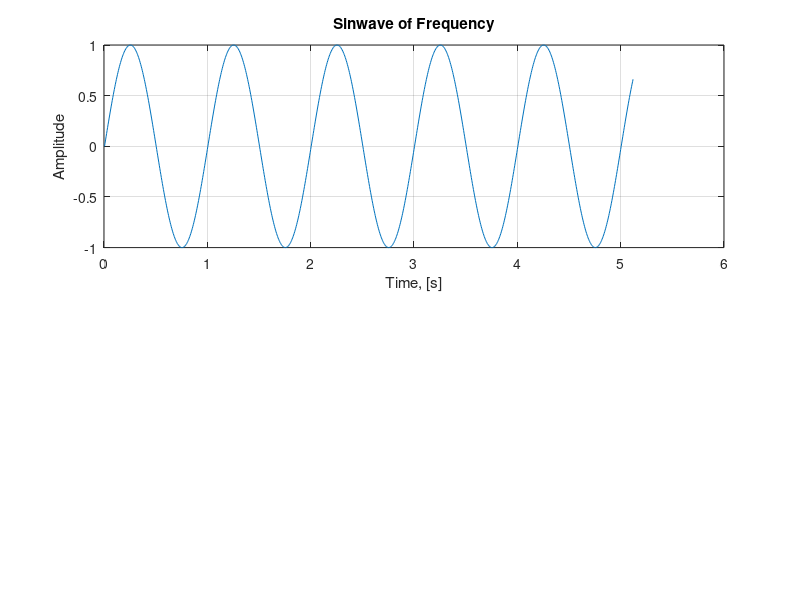

Reproduce this figure in MATLAB. (Note: this script raises an error after producing the figure.)
N=1024;
f1=1;
FS=200;
n=0:N-1;
x=sin(2*pi*f1*n/FS);
t=[1:N]*(1/FS);
subplot(2,1,1);
plot(t,x);
title("Sinwave of Frequency");
xlabel('Time, [s]');
ylabel('Amplitude');
grid;
Rxx=autom(x);
subplot(2,1,2);
plot(Rxx);
grid;
title('Autocorrelation function');
xlabel('lags');
ylabel('Autocorrelation');